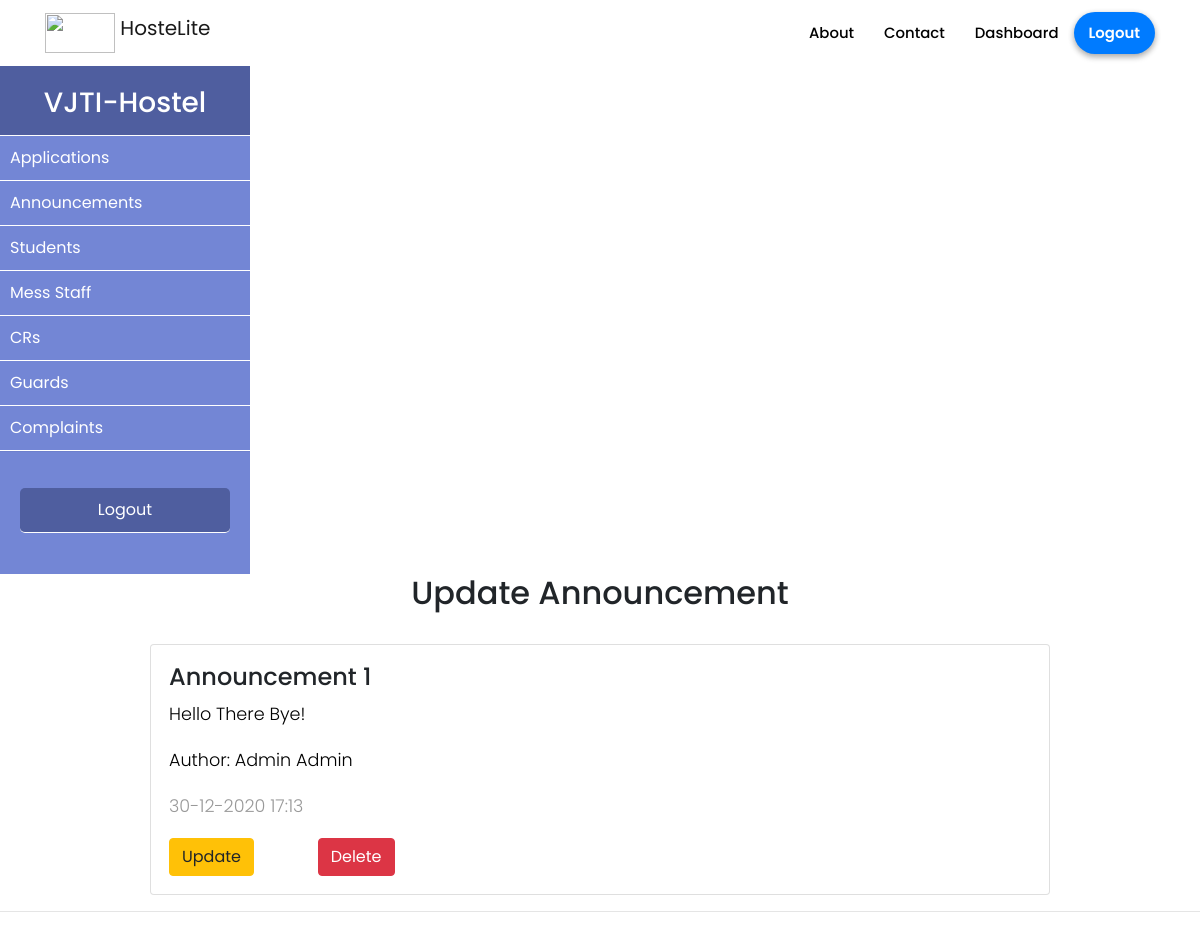
Page /admin/announcements/1 (signed in) on the committed database.
### hostelmanagement/models.py (models this page shows, shortened)
class Announcement(db.Model):
    id = db.Column(db.Integer, primary_key=True)
    title = db.Column(db.String(100), nullable=False)
    date_posted = db.Column(db.DateTime, nullable=False, default=datetime.utcnow)
    content = db.Column(db.Text, nullable=False)
    user_id = db.Column(db.Integer, db.ForeignKey('user.id'), nullable=False)

class User(db.Model, UserMixin):
    id = db.Column(db.Integer, primary_key=True)
    college_id = db.Column(db.String(9), unique=True, nullable=False)
    firstname = db.Column(db.String(20), nullable=False)
    lastname = db.Column(db.String(20), nullable=False)
    email = db.Column(db.String(120), unique=True, nullable=False)
    password = db.Column(db.String(60), nullable=False)
    phone = db.Column(db.String(10), unique=True, nullable=False)
    address = db.Column(db.Text, nullable=False)
    course = db.Column(db.String(20),nullable=True)
    department = db.Column(db.String(20), nullable=True)
    user_type = db.Column(db.Integer, nullable = False, default=1)
    room_no = db.Column(db.Integer, nullable = True)
    announcements = db.relationship('Announcement', backref='author', lazy=True)
    complaints = db.relationship('Complaint', backref='author', lazy=True)
    mess_menu = db.relationship('MessMenu', backref='author', lazy=True)
    courier = db.relationship('Courier', backref='user', lazy=True)
    exitentry = db.relationship('ExitEntry', backref='user', lazy=True)
    visitor = db.relationship('Visitor', backref='user', lazy=True)

### hostelmanagement/routes.py (the view)
@app.route("/admin/announcements/<int:announcement_id>")
def announcement_detail(announcement_id):
    user = current_user
    single_announcement = Announcement.query.get_or_404(announcement_id)
    return render_template('admin/announcement_detail.html', title=single_announcement.title, single_announcement=single_announcement, user=user)

### hostelmanagement/models.py (called while the page is built)
@login_manager.user_loader
def load_user(user_id):
    return User.query.get(int(user_id))

### hostelmanagement/templates/admin/announcement_detail.html (shortened to what this page needs)
{% extends 'admin/admin_layout.html' %}
{% block admin_content %}
<div class="container" style="padding: 0 10%;">
    <h2 style="text-align: center;">Update Announcement</h2><br>
    <div class="card">
    <h4>{{single_announcement.title}}</h4>
    <p style="color: black">{{single_announcement.content}}</p>
    <p style="color: black">Author: {{single_announcement.author.firstname}} {{single_announcement.author.lastname}}</p>
    <p>{{single_announcement.date_posted.strftime('%d-%m-%Y %H:%M')}}</p>
    <div class="row">
        <div class="col-md-2"><a type="submit" class="btn btn-warning" href="{{ url_for('update_announcement', announcement_id=single_announcement.id) }}">
           Update
        </a></div>
        <div class="col-md-2"><form action="{{ url_for('delete_announcement', announcement_id=single_announcement.id) }}" method="POST">
            <button class="btn btn-danger" type="submit">Delete</button>
        </form></div>
    </div>
    </div></div>
    <hr>
{% endblock admin_content %}

### hostelmanagement/static/style.css (style rules this page uses)
* { margin: 0; padding: 0; font-family: "Poppins", sans-serif; font-size: 16px; box-sizing: border-box; }
body { overflow-x:hidden; scroll-behavior: smooth; }
p { font-family: 'Poppins', sans-serif; font-size: 1.1em; font-weight: 300; line-height: 1.7em; color: #999; }

### hostelmanagement/templates/admin/announcement_detail.html (style rules this page uses)
.card { padding: 2%; }

### rows in the picture
Announcement: title "Announcement 1", content "Hello There Bye!", date_posted "30-12-2020 17:13"
User: author.firstname "Admin", author.lastname "Admin"
